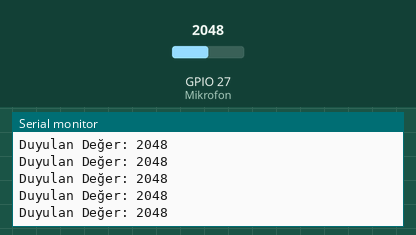
Bench run of a sketch on a simulated ESP32. Shown: the last lines printed to the serial monitor. Inputs (shaded band) come from the test bench; at power-on: GPIO 27 (Mikrofon) = 2048.

Above: at 1.2 s.
1.3 s: GPIO 27 (Mikrofon) set to 2866
At 1.31 s:
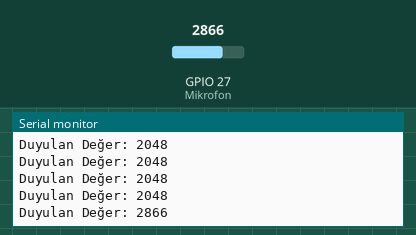
2.8 s: GPIO 27 (Mikrofon) set to 3603
At 2.81 s:
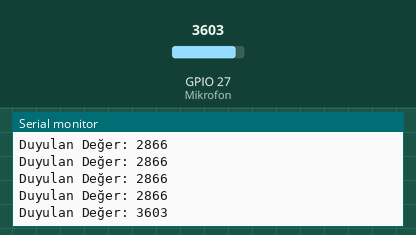
Timing chart, 0 to 5.8 s (numbered marks = the images above; inputs shaded):
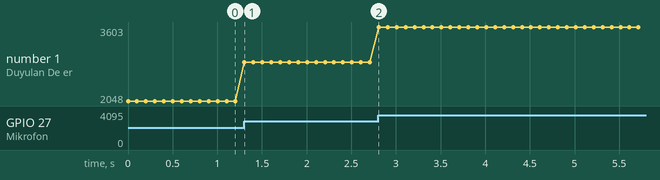

Measured:
- after the input at 1.3 s, the serial monitor: prints a new line at once (image 1)
- after the input at 2.8 s, the serial monitor: prints a new line at once (image 2)
- plotted number 1: 2048 → 2866 after the input at 1.3 s, 2866 → 3603 after the input at 2.8 s

The sketch:

Mikrofon_Modulcugu.ino
```cpp
/*
                                     ///////////////////////////////////////////////////////
                                     /////////   IoT BOT Test Yazılımları Serisi   /////////
                                     //////////////   MODÜLCÜK TESTLERİ   //////////////////
                                                          Mikrofon
*/

//---------------------------------------      //LA LA LA LAAAA... SES VERELİM        ------------------------------------------------------

//---------------------------------------   // İLK TANIMLAMALAR VE KÜTÜPHANE EKLEME   ------------------------------------------------------

int Mikrofon = 27;                          // Potansiyometremizin bağlı olduğu pini tanımladık.
int SesDegeri;                              // Potansiyometreden okunan değerleri integer(Tam sayı) olarak tanımladık.

//---------------------------------------   // SADECE İLK AÇILIŞTA BİR KERE ÇALIŞACAK KISIM   ---------------------------------------------

void setup()
{
  Serial.begin(115200);                     // Seri haberleşmeyi "115200" bandında başlattık.
  Serial.println("     IoT BOT    ");       // Seri ekrana bilgilendirme mesajı gönderdik.
  Serial.println("Mikrofon Testi...");
  pinMode(Mikrofon,  INPUT);                 // Potansiyometreyi veri aldığı için giriş olarak belirledik.
}

//---------------------------------------   // SÜREKLİ ÇALIŞACAK DÖNGÜ İÇİNDEKİ KISIM   ----------------------------------------------------
void loop()
{
  SesDegeri = analogRead(Mikrofon);         // Encoderdan sürekli analog olarak değer okuma komutu veriyoruz.
  Serial.print("Duyulan Değer: ");          // Seri ekrana bilgilendirme mesajı gönderdik.
  Serial.println(SesDegeri);                // Okuduğumuz değeri seri ekrana bilgilendirme mesajı olarak gönderdik.

  delay(100);                               // Daha kesin bir ölçüm yapabilmek için,
                                            // her okumadan sonra saniyenin onda biri kadar
                                            // bekleme süresi ekledik.
}
```
